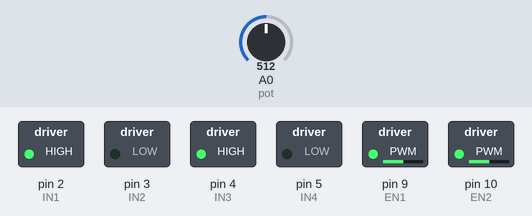
Recording of a sketch running on a simulated Arduino Uno, built with avr-gcc and run on an emulated ATmega328P. On the bench: switched loads named in the sketch (green lamp = pin HIGH). Inputs (shaded band) come from the test bench; at power-on: A0 (pot) = 512.

Above: at 1.2 s.
1.3 s: A0 (pot) set to 716
At 1.8 s:
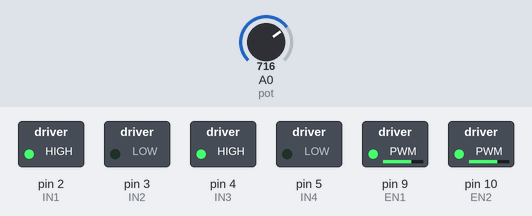
2.8 s: A0 (pot) set to 900
At 4.0 s:
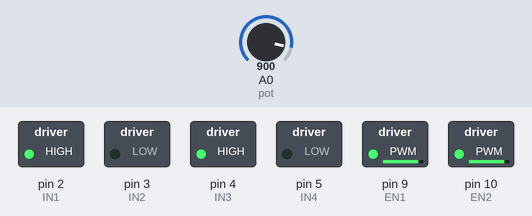
4.3 s: A0 (pot) set to 122
At 5.3 s:
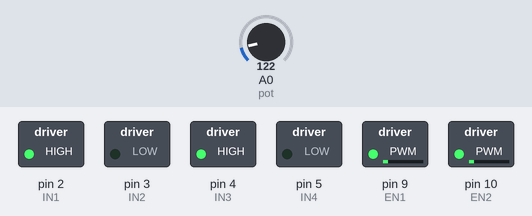
5.8 s: A0 (pot) set to 0
At 6.4 s:
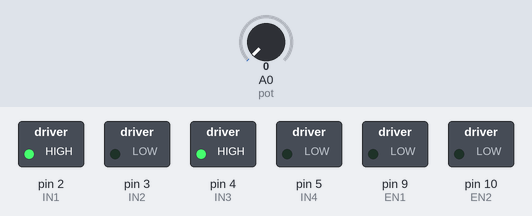
Timing chart, 0 to 8.3 s (numbered marks = the images above; inputs shaded):
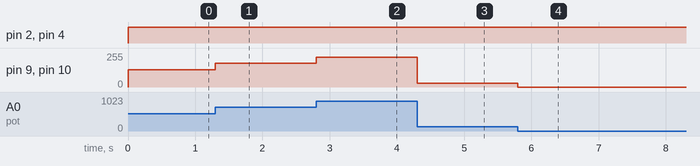

The sketch:

Motordrivercoding.ino
```cpp
#define IN1 2
#define IN2 3
#define IN3 4
#define IN4 5
#define EN1 9
#define EN2 10
#define pot A0

void setup() {
pinMode (pot,INPUT);
pinMode (IN1,OUTPUT);
pinMode (IN2,OUTPUT);
pinMode (IN3,OUTPUT);
pinMode (IN4,OUTPUT);
pinMode (EN1,OUTPUT);
pinMode (EN2,OUTPUT);

}

void loop() {
int a=  analogRead(pot)/4;
analogWrite(EN1,a);
analogWrite(EN2,a);
digitalWrite(IN1,HIGH);
digitalWrite(IN2,LOW);
digitalWrite(IN3,HIGH);
digitalWrite(IN4,LOW);
}
```

Measured:
- after the input at 1.3 s, pin 9 (EN1), pin 10 (EN2): 128/255 → 179/255 at once
- after the input at 2.8 s, pin 9 (EN1), pin 10 (EN2): 179/255 → 225/255 at once
- after the input at 4.3 s, pin 9 (EN1), pin 10 (EN2): 225/255 → 30/255 at once
- after the input at 5.8 s, pin 9 (EN1), pin 10 (EN2): 30/255 → 0/255 at once
